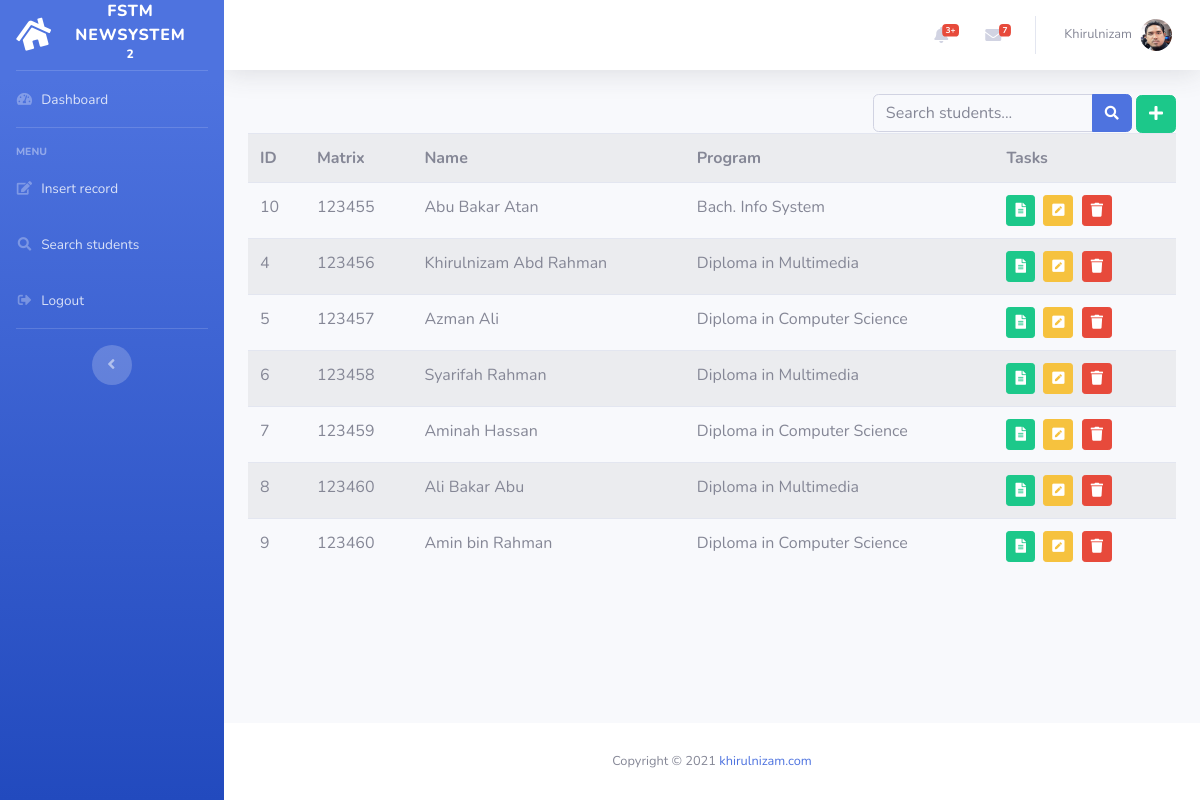
Page /search-admin.php on the committed database.
### tables this page shows
CREATE TABLE IF NOT EXISTS `students` (
  `id` int(11) unsigned NOT NULL AUTO_INCREMENT,
  `matrixno` varchar(10) DEFAULT NULL,
  `name` varchar(50) DEFAULT NULL,
  `address` blob,
  `dob` date DEFAULT NULL,
  `programcode` varchar(6) DEFAULT NULL,
  PRIMARY KEY (`id`)
);

CREATE TABLE IF NOT EXISTS `programs` (
  `id` int(11) NOT NULL AUTO_INCREMENT,
  `programcode` varchar(6) NOT NULL DEFAULT '0',
  `programname` varchar(50) NOT NULL DEFAULT '0',
  PRIMARY KEY (`id`)
);

### search-admin.php (the view, shortened to what this page needs)
<?php
	include "include/header.template.php";
?>
<div class="float-right">
          <form class="d-none d-sm-inline-block form-inline mr-auto ml-md-3 my-2 my-md-0 mw-100 navbar-search"
          method="get" action="">
            <div class="input-group">
              <input type="text" name="keyword"
              class="form-control bg-light border-1 small" placeholder="Search students..." aria-label="Search" aria-describedby="basic-addon2">
              <div class="input-group-append">
                <button class="btn btn-primary" type="button">
                  <i class="fas fa-search fa-sm"></i>
                </button>
              </div>
            </div>
          </form>
          <button href="forminsert.php" class="btn btn-success"
          	 title="Add new student">
          	<i class="fas fa-plus"></i>
          </button>
</div>
<?php
include "include/dbconnect.php";
if(isset($_GET['keyword'])){
	$keyword=$_GET['keyword'];
	$sql = "SELECT id, matrixno, name, address,
			students.programcode, programname
				FROM students
				INNER JOIN programs
				ON students.programcode = program.programcode
				WHERE name LIKE '%$keyword%'
				ORDER BY matrixno ASC";
}
else{
	$sql = "SELECT students.id, matrixno, name, address,
		students.programcode, programname
		FROM students
		INNER JOIN programs
		ON students.programcode = programs.programcode
		ORDER BY matrixno ASC";
}
$result = mysqli_query($conn, $sql);
if (mysqli_num_rows($result) > 0) {
    ?>
	<table class="table table-striped">
		<tr>
			<th>ID</th>
			<th>Matrix</th>
			<th>Name</th>
			<th>Program</th>
			<th>Tasks</th>
		</tr>
	<?php
    while($row = mysqli_fetch_assoc($result)) {
    	$id=$row['id'];
    	echo "<tr>";
        echo "<td> $id </td>";
        echo "<td> ".$row['matrixno'] ."</td>";
        echo "<td> ".$row['name'] ."</td>";
        echo "<td> ".$row['programname'] ."</td>";
        echo "<td> ";
        echo "<a href='formshow.php?x=$id' ".
    			"class='btn btn-success btn-sm'>".
    			"<i class='fas fa-file-alt'></i>".
    			"</a> &nbsp;";
        echo "<a href='formupdate.php?x=$id' ".
    			"class='btn btn-warning btn-sm'>".
    			"<i class='fas fa-pen-square'></i>".
    			"</a> &nbsp;";
        echo "<button class='btn btn-danger btn-sm'".
        		"onclick='confirmdelete($id)'>".
    			"<i class='fas fa-trash'></i>".
    			"</button> &nbsp;";
        echo "</td></tr>\n";
    }
    ?>
	</table>
    <?php
}
else {
    echo "Search not found";
}
?>
<?php
	include "include/footer.template.php";
?>

### include/header.template.php (shortened to what this page needs)
<!DOCTYPE html>
<html lang="en">
<head>
  <link href="vendor/fontawesome-free/css/all.min.css" rel="stylesheet" type="text/css">
  <link href="css/sb-admin-2.min.css" rel="stylesheet">
</head>
<body id="page-top">
  <div id="wrapper">
    <ul class="navbar-nav bg-gradient-primary sidebar sidebar-dark accordion" id="accordionSidebar">
      <a class="sidebar-brand d-flex align-items-center justify-content-center" href="index.html">
        <div class="sidebar-brand-icon rotate-n-15">
          <i class="fas fa-home"></i>
        </div>
        <div class="sidebar-brand-text mx-3">FSTM NewSystem <sup>2</sup></div>
      </a>
      <hr class="sidebar-divider my-0">
      <li class="nav-item">
        <a class="nav-link" href="index.html">
          <i class="fas fa-fw fa-tachometer-alt"></i>
          <span>Dashboard</span></a>
      </li>
      <hr class="sidebar-divider">
      <div class="sidebar-heading">
        Menu
      </div>
      <li class="nav-item">
        <a class="nav-link" href="forminsert.php">
          <i class="fas fa-fw fa-edit"></i>
          <span>Insert record</span></a>
      </li>
      <li class="nav-item">
        <a class="nav-link" href="search-admin.php">
          <i class="fas fa-fw fa-search"></i>
          <span>Search students</span></a>
      </li>
      <li class="nav-item">
        <a class="nav-link" href="logout.php">
          <i class="fas fa-fw fa-sign-out-alt"></i>
          <span>Logout</span></a>
      </li>
      <hr class="sidebar-divider d-none d-md-block">
      <div class="text-center d-none d-md-inline">
        <button class="rounded-circle border-0" id="sidebarToggle"></button>
      </div>
    </ul>
    <div id="content-wrapper" class="d-flex flex-column">
      <div id="content">
        <nav class="navbar navbar-expand navbar-light bg-white topbar mb-4 static-top shadow">
          <ul class="navbar-nav ml-auto">
            <li class="nav-item dropdown no-arrow mx-1">
              <a class="nav-link dropdown-toggle" href="#" id="alertsDropdown" role="button" data-toggle="dropdown" aria-haspopup="true" aria-expanded="false">
                <i class="fas fa-bell fa-fw"></i>
                <span class="badge badge-danger badge-counter">3+</span>
              </a>
            </li>
            <li class="nav-item dropdown no-arrow mx-1">
              <a class="nav-link dropdown-toggle" href="#" id="messagesDropdown" role="button" data-toggle="dropdown" aria-haspopup="true" aria-expanded="false">
                <i class="fas fa-envelope fa-fw"></i>
                <span class="badge badge-danger badge-counter">7</span>
              </a>
            </li>
            <li class="nav-item dropdown no-arrow">
              <a class="nav-link dropdown-toggle" href="#" id="userDropdown" role="button" data-toggle="dropdown" aria-haspopup="true" aria-expanded="false">
                <span class="mr-2 d-none d-lg-inline text-gray-600 small">Khirulnizam</span>
                <img class="img-profile rounded-circle"
                src="img/kerullogo.png">
              </a>
            </li>
          </ul>
        </nav>
        <div class="container-fluid">

### include/footer.template.php (shortened to what this page needs)
        </div>
      </div>
      <footer class="sticky-footer bg-white">
        <div class="container my-auto">
          <div class="copyright text-center my-auto">
            <span>Copyright &copy; <?php echo date ("Y");?>
              <a href="http://khirulnizam.com">khirulnizam.com</a>
            </span>
          </div>
        </div>
      </footer>
    </div>
  </div>
</body>
</html>

### rows in the picture
students: id "10", matrixno "123455", name "Abu Bakar Atan", programs.programname "Bach. Info System"
students: id "4", matrixno "123456", name "Khirulnizam Abd Rahman", programs.programname "Diploma in Multimedia"
students: id "5", matrixno "123457", name "Azman Ali", programs.programname "Diploma in Computer Science"
students: id "6", matrixno "123458", name "Syarifah Rahman", programs.programname "Diploma in Multimedia"
students: id "7", matrixno "123459", name "Aminah Hassan", programs.programname "Diploma in Computer Science"
students: id "8", matrixno "123460", name "Ali Bakar Abu", programs.programname "Diploma in Multimedia"
students: id "9", matrixno "123460", name "Amin bin Rahman", programs.programname "Diploma in Computer Science"

### other values in the picture
date ("Y") "2021"
